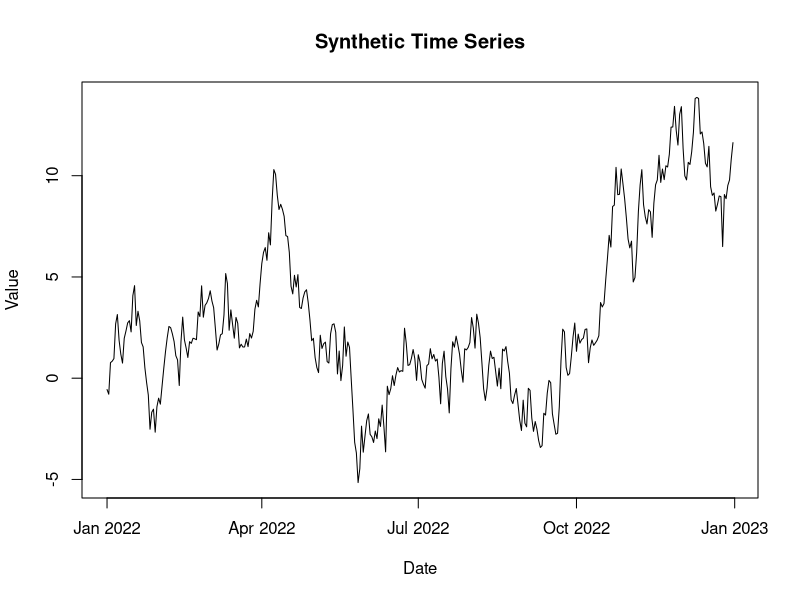

This figure's R source: (Note: this script raises an error after producing the figure.)
set.seed(123)

# Generate a synthetic time series data
date_sequence <- seq(as.Date("2022-01-01"), by = "days", length.out = 365)
time_series_data <- data.frame(
  Date = date_sequence,
  Value = cumsum(rnorm(365))
)

# Plot the time series
plot(time_series_data$Date, time_series_data$Value, type = "l", xlab = "Date", ylab = "Value",
     main = "Synthetic Time Series")

# Decompose the time series into trend, seasonality, and remainder components
decomposition <- decompose(ts(time_series_data$Value, frequency = 365))

# Plot the decomposed components
par(mfrow = c(3, 1))
plot(decomposition$seasonal, main = "Seasonal Component")
plot(decomposition$trend, main = "Trend Component")
plot(decomposition$random, main = "Residual Component")

# Autocorrelation plot
acf(time_series_data$Value, main = "Autocorrelation Plot")

# Partial autocorrelation plot
pacf(time_series_data$Value, main = "Partial Autocorrelation Plot")

exists("time_series_data")  # Should return TRUE
